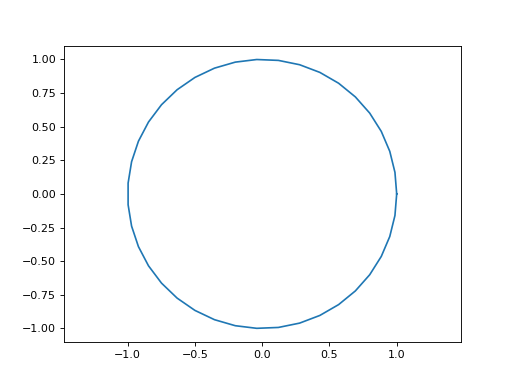

Here is the Python script that generated this plot:
import numpy as np
import matplotlib.pyplot as plt

theta = np.linspace(0, 2*np.pi, 40)

x = np.cos(theta)
y = np.sin(theta)
plt.plot(x, y)
plt.axis("equal")

plt.show()
